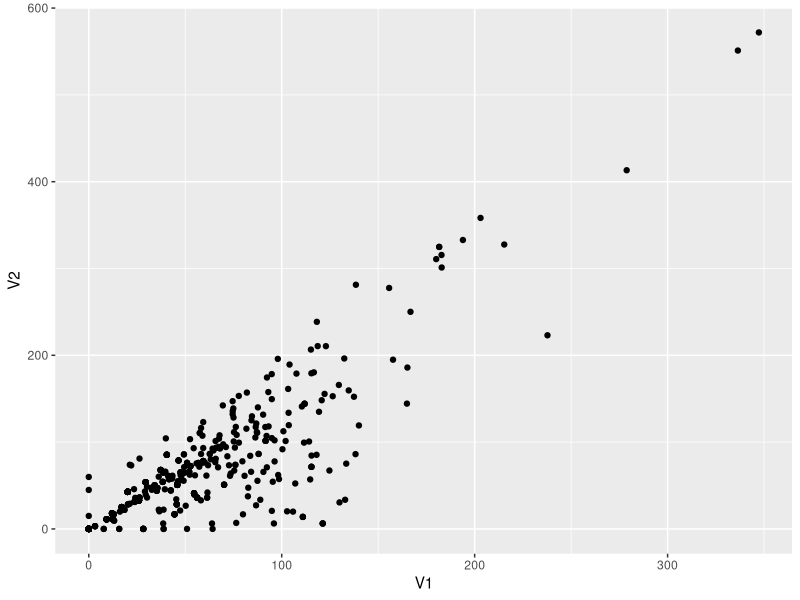

Source code (R):

library(tidyverse)
df = read.csv("data/qsar_aquatic_toxicity.csv",
         sep = ";",
         header = F) %>% 
  as_tibble()

p <- df %>% 
  ggplot(aes(x = V1, y = V2)) +
  geom_point() 

ggsave(filename = "plots/randomplot.pdf", 
       plot = p, width = 12, height = 6)
